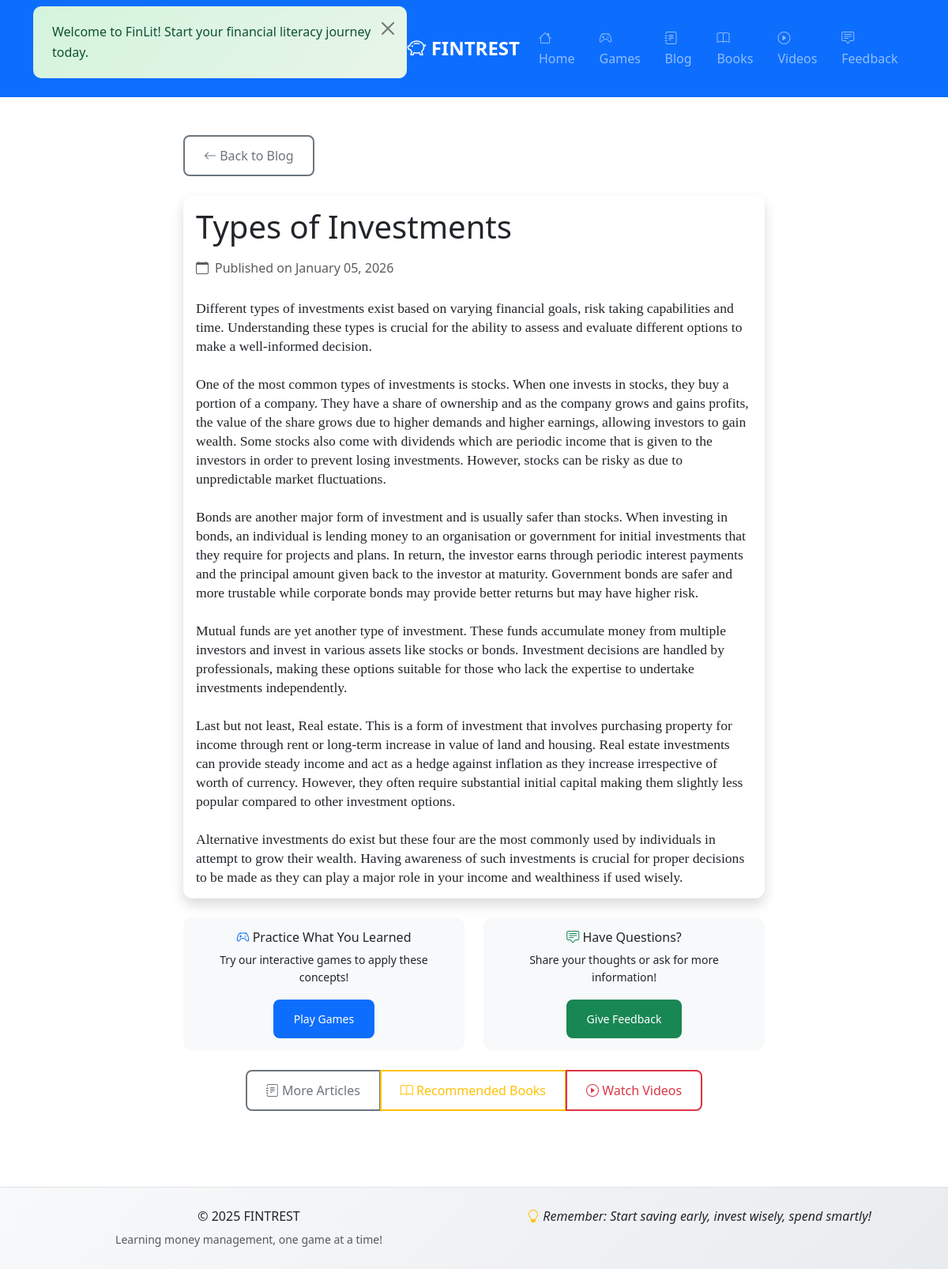
The page /blog/1 on the database its author committed.
### app.py (models this page shows, shortened)
class BlogPost(db.Model):
    id = db.Column(db.Integer, primary_key=True)
    title = db.Column(db.String(200), nullable=False)
    content = db.Column(db.Text, nullable=False)
    excerpt = db.Column(db.String(300), nullable=False)
    date_posted = db.Column(db.DateTime, default=datetime.utcnow)

### app.py (the view)
@app.route('/blog/<int:post_id>')
def blog_post(post_id):
    post = BlogPost.query.get_or_404(post_id)
    return render_template('blog_post.html', post=post)

### templates/blog_post.html (shortened to what this page needs)
{% extends "base.html" %}
{% block content %}
<div class="container py-5">
    <div class="row justify-content-center">
        <div class="col-lg-8">
            <div class="mb-4">
                <a href="{{ url_for('blog_list') }}" class="btn btn-outline-secondary">
                    <i class="bi bi-arrow-left"></i> Back to Blog
                </a>
            </div>
            <article class="card shadow">
                <div class="card-body">
                    <header class="mb-4">
                        <h1 class="display-6 mb-3">{{ post.title }}</h1>
                        <div class="d-flex align-items-center text-muted">
                            <i class="bi bi-calendar me-2"></i>
                            <span>Published on {{ post.date_posted.strftime('%B %d, %Y') }}</span>
                        </div>
                    </header>
                    <div class="post-content">
                        {{ post.content | safe }}
                    </div>
                </div>
            </article>
            <div class="row mt-4">
                <div class="col-md-6">
                    <div class="card bg-light">
                        <div class="card-body text-center">
                            <h6><i class="bi bi-controller text-primary"></i> Practice What You Learned</h6>
                            <p class="small mb-3">Try our interactive games to apply these concepts!</p>
                            <a href="{{ url_for('games') }}" class="btn btn-primary btn-sm">Play Games</a>
                        </div>
                    </div>
                </div>
                <div class="col-md-6">
                    <div class="card bg-light">
                        <div class="card-body text-center">
                            <h6><i class="bi bi-chat-square-text text-success"></i> Have Questions?</h6>
                            <p class="small mb-3">Share your thoughts or ask for more information!</p>
                            <a href="{{ url_for('survey') }}" class="btn btn-success btn-sm">Give Feedback</a>
                        </div>
                    </div>
                </div>
            </div>
            <div class="mt-4 text-center">
                <div class="btn-group" role="group">
                    <a href="{{ url_for('blog_list') }}" class="btn btn-outline-secondary">
                        <i class="bi bi-journal-text"></i> More Articles
                    </a>
                    <a href="{{ url_for('books') }}" class="btn btn-outline-warning">
                        <i class="bi bi-book"></i> Recommended Books
                    </a>
                    <a href="{{ url_for('videos') }}" class="btn btn-outline-danger">
                        <i class="bi bi-play-circle"></i> Watch Videos
                    </a>
                </div>
            </div>
        </div>
    </div>
</div>
{% endblock %}

### static/css/style.css (style rules this page uses)
:root { --primary-color: #0d6efd; --success-color: #198754; --warning-color: #ffc107; --danger-color: #dc3545; --light-color: #f8f9fa; --dark-color: #212529; --gradient-primary: linear-gradient(135deg, #667eea 0%, #764ba2 100%); --gradient-success: linear-gradient(135deg, #4ecdc4 0%, #44a08d 100%); --gradient-warning: linear-gradient(135deg, #f093fb 0%, #f5576c 100%); }
body { font-family: 'Segoe UI', Tahoma, Geneva, Verdana, sans-serif; line-height: 1.6; color: var(--dark-color); background-color: #fff; }
.card { border: none; transition: all 0.3s ease; border-radius: 12px; overflow: hidden; }
.btn { font-weight: 500; border-radius: 8px; padding: 0.75rem 1.5rem; transition: all 0.3s ease; border-width: 2px; }
html { scroll-behavior: smooth; }

### templates/blog_post.html (style rules this page uses)
.post-content { line-height: 1.8; font-size: 1.1rem; }

### rows shown on the page
BlogPost: title "Types of Investments", date_posted "January 05, 2026", content "Different types of investments exist based on varying financial goals, risk taking capabilities and time. Understanding these types is crucial for the ability to assess and evaluate different options to make a well-informed decision. One of the most common types of investments is stocks. When one invests in stocks, they buy a portion of a company. They have a share of ownership and as the company grows and gains profits, the value of the share grows due to higher demands and higher earnings, allowing investors to gain wealth. Some stocks also come with dividends which are periodic income that is given to the investors in order to prevent losing investments. However, stocks can be risky as…"
